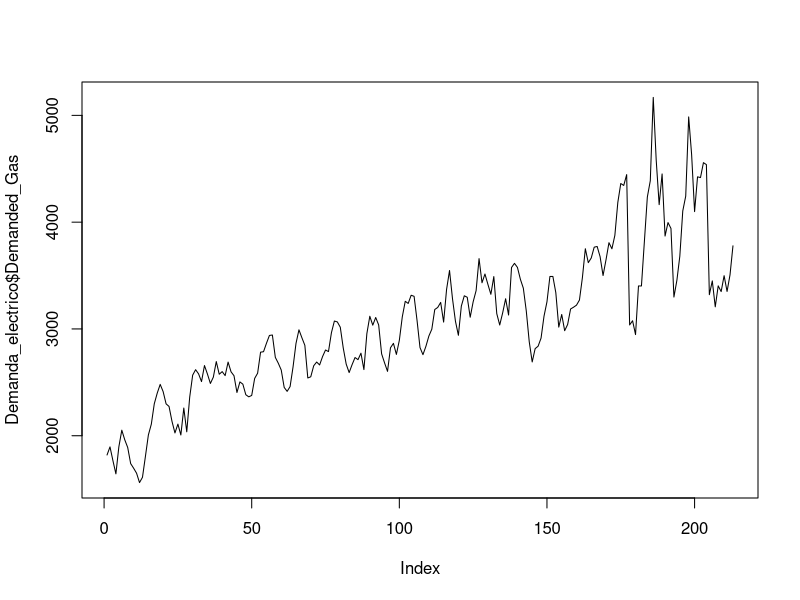
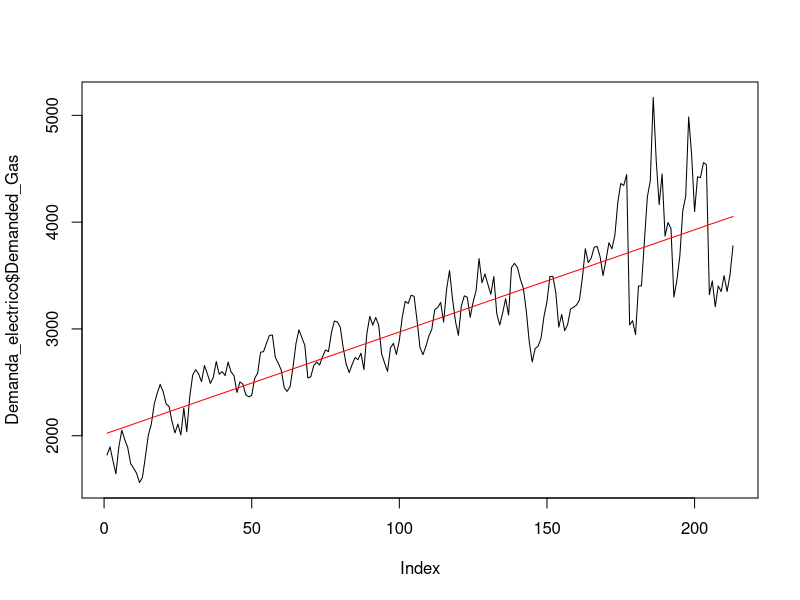
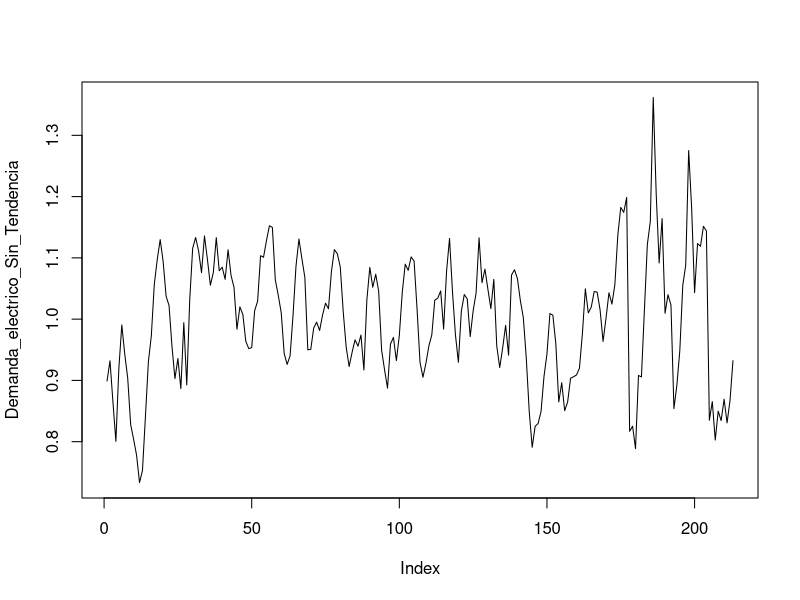
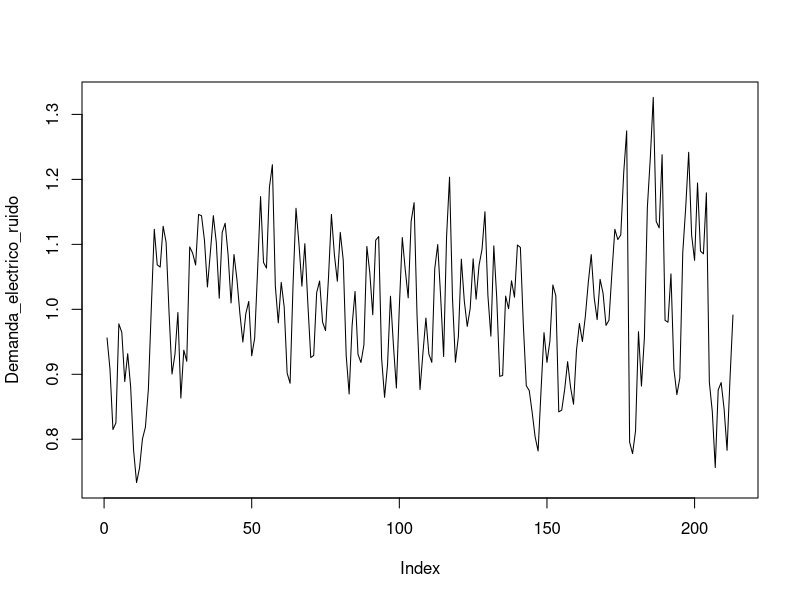
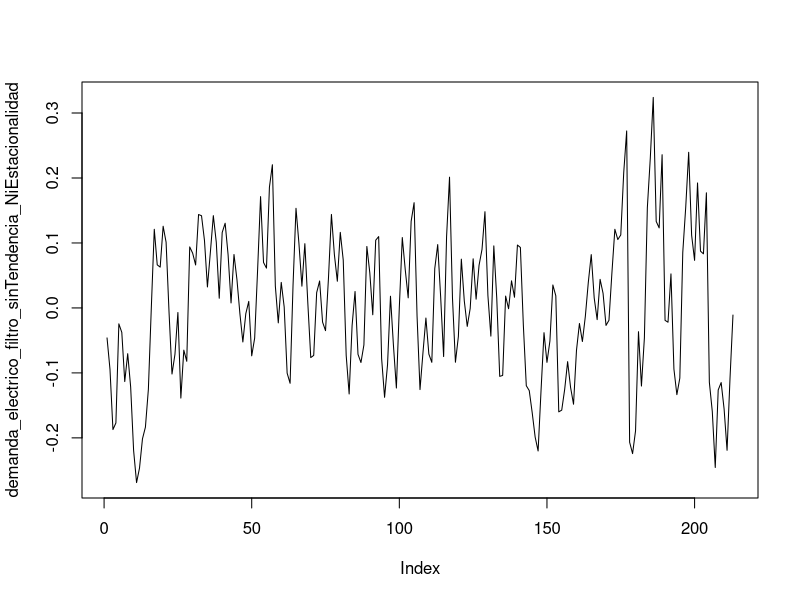
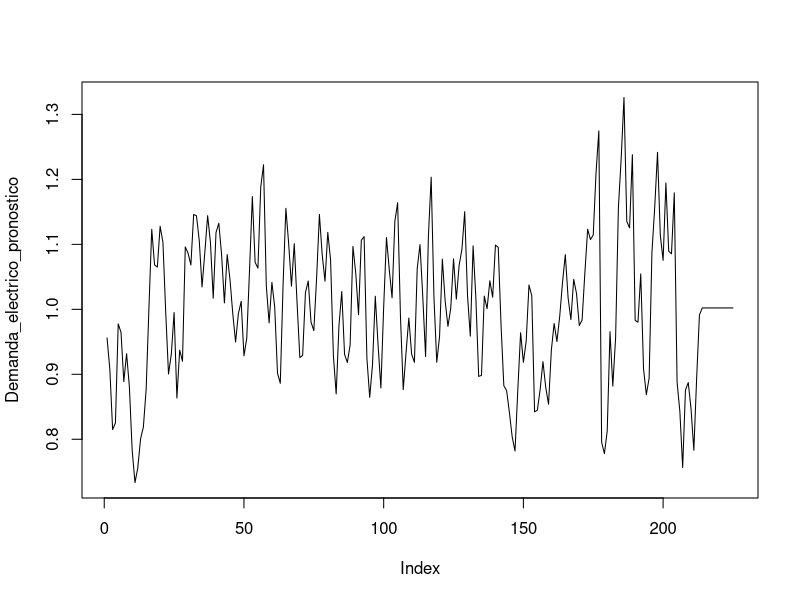
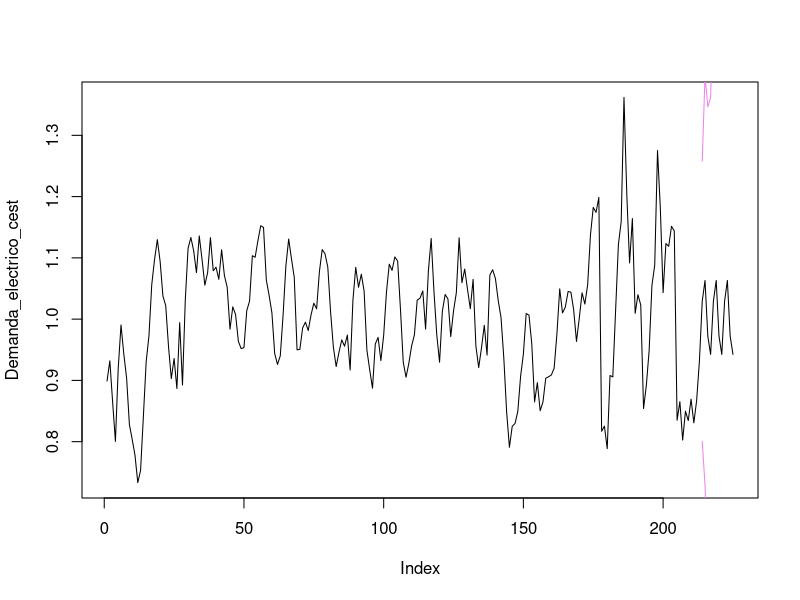

The R script that drew these images, in order: (Note: this script raises an error after producing the figures.)
## ---- chunk 1
knitr::opts_chunk$set(echo = TRUE)
## ---- chunk 2
install.packages("readxl")

library("readxl")
## ---- chunk 3

Demanda_electrico <-read_excel("Demanda_electrico_2022_full1.xlsx")
## ---- chunk 4
head(Demanda_electrico)
summary(Demanda_electrico)
typeof(Demanda_electrico)
dim(Demanda_electrico)
## ---- chunk 5
plot(Demanda_electrico$Demanded_Gas, type = "l")
## ---- chunk 6

Electrico_Demanded_gas_line<-lm(Demanded_Gas~Date, data=Demanda_electrico)

Electrico_Demanded_gas_line


## ---- chunk 7
Electrico_Demanded_gas_line_aplicada <- predict(Electrico_Demanded_gas_line, newdata = data.frame(Date = Demanda_electrico$Date))

Electrico_Demanded_gas_line_aplicada

## ---- chunk 8
plot(Demanda_electrico$Demanded_Gas, type="l")
lines(Electrico_Demanded_gas_line_aplicada, col = "red")
## ---- chunk 9
Demanda_electrico_Sin_Tendencia<-Demanda_electrico$Demanded_Gas/Electrico_Demanded_gas_line_aplicada

plot(Demanda_electrico_Sin_Tendencia, type="l")
Demanda_electrico_Sin_Tendencia
dim(Demanda_electrico_Sin_Tendencia)
## ---- chunk 10
# Generate indices for T1, T2, T3, and T4
# Define the indices for each subset
T1_indices <- c(seq(1, 3), seq(13, 15), seq(25, 27), seq(37, 39), seq(49, 51), seq(61, 63), seq(73, 75), seq(85, 87), seq(97, 99), seq(109, 111), seq(121, 123), seq(133, 135), seq(145, 147), seq(157, 159), seq(169, 171), seq(181, 183), seq(193, 195), seq(205, 207))


T2_indices <- c(seq(4, 6), seq(16, 18), seq(28, 30), seq(40, 42), seq(52, 54), seq(64, 66), seq(76, 78), seq(88, 90), seq(100, 102), seq(112, 114), seq(124, 126), seq(136, 138), seq(148, 150), seq(160, 162), seq(172, 174), seq(184, 186), seq(196, 198), seq(208, 210))

T3_indices <- c(seq(7, 9), seq(19, 21), seq(31, 33), seq(43, 45), seq(55, 57), seq(67, 69), seq(79, 81), seq(91, 93), seq(103, 105), seq(115, 117), seq(127, 129), seq(139, 141), seq(151, 153), seq(163, 165), seq(175, 177), seq(187, 189), seq(199, 201), seq(211, 213))

T4_indices <- c(seq(10, 12), seq(22, 24), seq(34, 36), seq(46, 48), seq(58, 60), seq(70, 72), seq(82, 84), seq(94, 96), seq(106, 108), seq(118, 120), seq(130, 132), seq(142, 144), seq(154, 156), seq(166, 168), seq(178, 180), seq(190, 192), seq(202, 204), seq(214, 216))


# Create the subsets
T1 <- Demanda_electrico_Sin_Tendencia[T1_indices]
T1
T2 <- Demanda_electrico_Sin_Tendencia[T2_indices]
T2
T3 <- Demanda_electrico_Sin_Tendencia[T3_indices]
T3
T4 <- Demanda_electrico_Sin_Tendencia[T4_indices]
T4



## ---- chunk 11

FE1_electrico<-mean(T1)/mean(Demanda_electrico_Sin_Tendencia)
FE1_electrico

FE2_electrico<-mean(T2)/mean(Demanda_electrico_Sin_Tendencia)
FE2_electrico

FE3_electrico<-mean(T3)/mean(Demanda_electrico_Sin_Tendencia)
FE3_electrico

FE4_electrico<-mean(T4, na.rm = TRUE)/mean(Demanda_electrico_Sin_Tendencia)
FE4_electrico
## ---- chunk 12

Demanda_electrico_ruido<-Demanda_electrico_Sin_Tendencia/c(FE1_electrico, FE2_electrico, FE3_electrico, FE4_electrico)

Demanda_electrico_ruido

plot(Demanda_electrico_ruido, type="l")
## ---- chunk 13

demanda_electrico_filtro_sinTendencia_NiEstacionalidad <-Demanda_electrico_ruido-mean(Demanda_electrico_ruido)

plot(demanda_electrico_filtro_sinTendencia_NiEstacionalidad, type="l")

## ---- chunk 14

Demanda_electrico_pronostico<-c(Demanda_electrico_ruido, rep(mean(Demanda_electrico_ruido), 12))

plot(Demanda_electrico_pronostico, type="l")

## ---- chunk 15
LI_demanda_electrico<-Demanda_electrico_pronostico[214:225]-2*sd(Demanda_electrico_ruido)*c(1:12)^.5
LS_demanda_electrico<-Demanda_electrico_pronostico[214:225]+2*sd(Demanda_electrico_ruido)*c(1:12)^.5

LI_demanda_electrico_ajustado<-c(rep(NA, times=213), LI_demanda_electrico)
LI_demanda_electrico_ajustado

LS_demanda_electrico_ajustado<-c(rep(NA, times=213), LS_demanda_electrico)
LS_demanda_electrico_ajustado
## ---- chunk 16

# Devolver estacionalidada

Demanda_electrico_cest<-Demanda_electrico_pronostico*c(FE1_electrico, FE2_electrico,FE3_electrico, FE4_electrico)
Demanda_electrico_cest


LI_demanda_electrico_cest<-LI_demanda_electrico_ajustado*c(FE1_electrico, FE2_electrico,FE3_electrico, FE4_electrico)
LI_demanda_electrico_cest



LS_demanda_electrico_cest<-LS_demanda_electrico_ajustado*c(FE1_electrico, FE2_electrico,FE3_electrico, FE4_electrico)
LS_demanda_electrico_cest


plot(Demanda_electrico_cest, type="l")
lines(LI_demanda_electrico_cest, col="violet")
lines(LS_demanda_electrico_cest, col="violet")
## ---- chunk 17


# create a new data set with 12 additional months
extended_dates_electrico <- seq(as.Date("2005-01-01"), as.Date("2023-09-01"), by = "month")
extended_dates_electrico

extended_demanda_electrico <- data.frame(Date = extended_dates_electrico, 
                                       Demandes_Gas = rep(NA, length(extended_dates_electrico)))

extended_demanda_electrico


# copy the original data to the new data set
extended_demanda_electrico$Demanded_Gas[1:length(Demanda_electrico$Demanded_Gas)] <-Demanda_electrico$Demanded_Gas


extended_demanda_electrico


## ---- chunk 18


# fit the model with the extended data set
linea_nacimientos_extended <- lm(Births ~ Date, data = extended_nacimientos_mex)
linea_nacimientos_extended




# predict values for the extended date range
Demanda_electrico_tendencia_extended <- predict(linea_nacimientos_extended, 
                                                newdata = data.frame(Date = extended_dates))
linea_nacimientos_aplicada_extended

# plot the predicted values
plot(extended_dates, linea_nacimientos_aplicada_extended, type = "l")

## ---- chunk 19



Demanda_electrico_pronostico_fin<-Demanda_electrico_cest*Demanda_electrico_tendencia

LI_demanda_electrico_fin<-LI_demanda_electrico_cest*Demanda_electrico_tendencia
LS_demanda_electrico_fin<-LS_demanda_electrico_cest*Demanda_electrico_tendencia


plot(Demanda_electrico_pronostico_fin, type="l", ylim=c(0, max(LS_demanda_electrico_fin, na.rm = TRUE)))
lines(LI_demanda_electrico_fin, col="violet")
lines(LS_demanda_electrico_fin, col="violet")

df_demanda_electrico_pronostico<-data.frame(Demanda_electrico_pronostico_fin, LI_demanda_electrico_fin, LS_demanda_electrico_fin)
View(df_demanda_electrico_pronostico)
